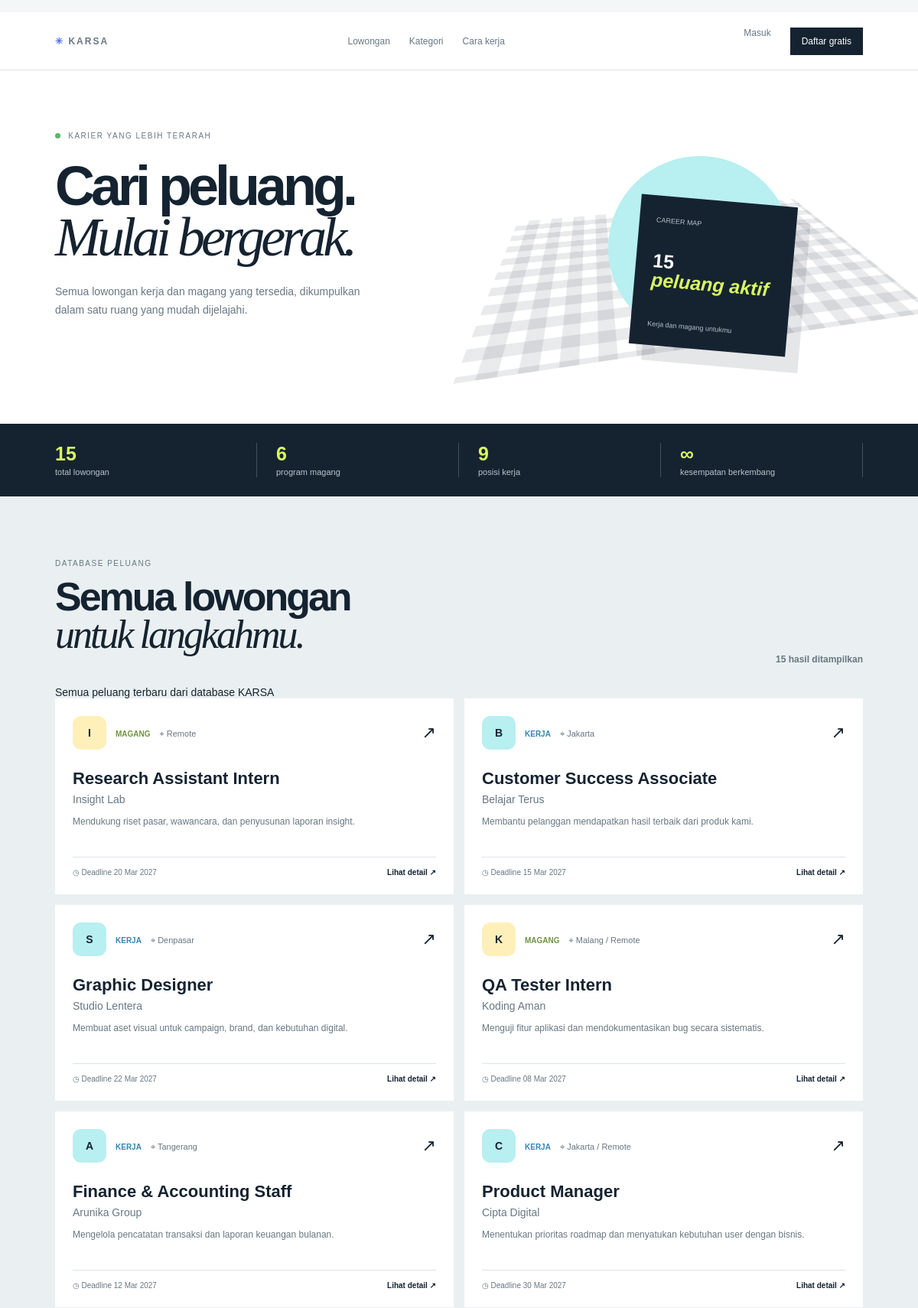
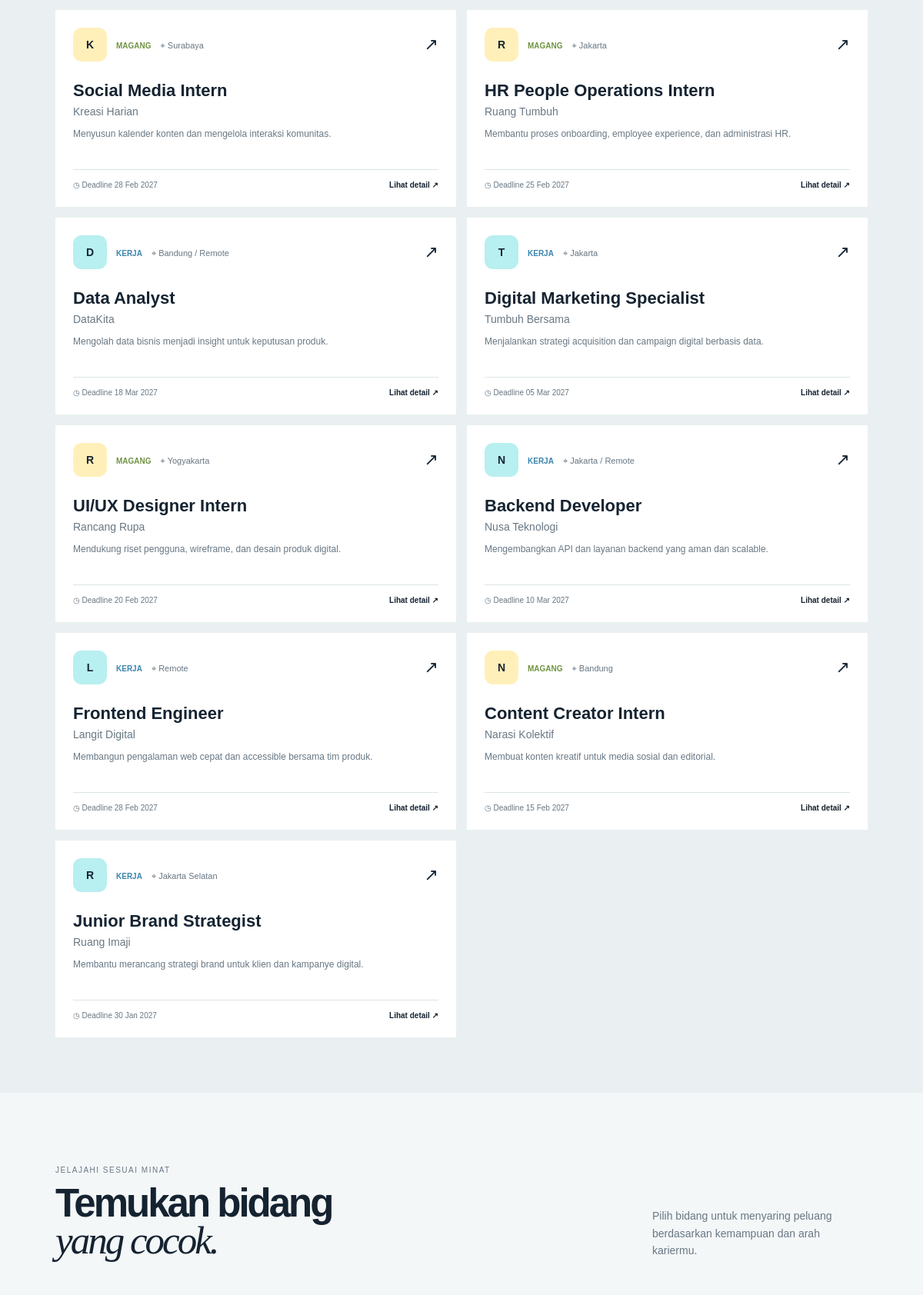
The page / (upper part) on the database its author committed (2 pictures, top to bottom).
### tables this page shows
CREATE TABLE jobs(id INT UNSIGNED AUTO_INCREMENT PRIMARY KEY,title VARCHAR(160) NOT NULL,company VARCHAR(160) NOT NULL,location VARCHAR(120) NOT NULL,type ENUM('Kerja','Magang') NOT NULL,description TEXT NOT NULL,requirements TEXT,deadline DATE,created_at TIMESTAMP DEFAULT CURRENT_TIMESTAMP);

### config.php (called while the page is built, shortened)
<?php
function e($v): string
{
    return htmlspecialchars((string) $v, ENT_QUOTES, 'UTF-8');
}
function user(): ?array
{
    return $_SESSION['user'] ?? null;
}
?>

### index.php (the view, shortened to what this page needs)
<?php
require 'config.php';
$stmt=$pdo->query('SELECT * FROM jobs ORDER BY created_at DESC, id DESC');
$jobs=$stmt->fetchAll();
$total=(int)$pdo->query('SELECT COUNT(*) FROM jobs')->fetchColumn();$intern=(int)$pdo->query("SELECT COUNT(*) FROM jobs WHERE type='Magang'")->fetchColumn();
?><!doctype html><html lang="id"><head><link rel="stylesheet" href="app.css"></head><body>
<header class="topbar"><a class="logo" href="index.php"><i>✳</i> KARSA</a><nav><a class="active" href="#lowongan">Lowongan</a><a href="#kategori">Kategori</a><a href="#cara">Cara kerja</a></nav><div class="account"><?php if(user()):?><a href="dashboard.php">Halo, <?=e(user()['name'])?></a><a class="dark" href="auth.php?action=logout">Keluar</a><?php else:?><a href="login.php">Masuk</a><a class="dark" href="register.php">Daftar gratis</a><?php endif;?></div><button class="menu-toggle">☰</button></header>
<main><section class="hero compact"><div><p class="eyebrow"><span></span> KARIER YANG LEBIH TERARAH</p><h1>Cari peluang.<br><em>Mulai bergerak.</em></h1><p class="lead">Semua lowongan kerja dan magang yang tersedia, dikumpulkan dalam satu ruang yang mudah dijelajahi.</p></div><div class="scene" data-tilt><div class="grid3d"></div><div class="orb"></div><div class="scene-card"><small>CAREER MAP</small><strong><?=number_format($total)?><br><em>peluang aktif</em></strong><span>Kerja dan magang untukmu</span></div></div></section>
<section class="stats"><div><b><?=number_format($total)?></b><span>total lowongan</span></div><div><b><?=number_format($intern)?></b><span>program magang</span></div><div><b><?=number_format($total-$intern)?></b><span>posisi kerja</span></div><div><b>∞</b><span>kesempatan berkembang</span></div></section>
<section class="jobs" id="lowongan"><div class="jobs-heading"><div><p class="eyebrow">DATABASE PELUANG</p><h2>Semua lowongan<br><em>untuk langkahmu.</em></h2></div><strong><?=count($jobs)?> hasil ditampilkan</strong></div><div class="all-jobs-intro">Semua peluang terbaru dari database KARSA</div><div class="all-jobs"><?php if(!$jobs):?><div class="empty"><h3>Data lowongan belum ditemukan</h3><p>Periksa tabel <code>jobs</code> atau hapus filter pencarian.</p><a href="index.php">Tampilkan semua</a></div><?php else: foreach($jobs as $job):?><article class="job-card"><div class="job-top"><span class="job-mark <?=$job['type']==='Magang'?'intern':''?>"><?=e(strtoupper(substr($job['company'],0,1)))?></span><div><span class="badge <?=$job['type']==='Magang'?'intern-badge':''?>"><?=e($job['type'])?></span><span class="place">⌖ <?=e($job['location'])?></span></div><a class="save" href="job.php?id=<?=$job['id']?>">↗</a></div><h3><?=e($job['title'])?></h3><p class="company"><?=e($job['company'])?></p><p class="summary"><?=e(substr($job['description'],0,155))?><?=strlen($job['description'])>155?'...':''?></p><div class="job-foot"><span>◷ <?=e($job['deadline']?'Deadline '.date('d M Y',strtotime($job['deadline'])):'Terbuka')?></span><a href="job.php?id=<?=$job['id']?>">Lihat detail <b>↗</b></a></div></article><?php endforeach;endif;?></div></section>
<section class="section" id="kategori"><div class="section-head"><div><p class="eyebrow">JELAJAHI SESUAI MINAT</p><h2>Temukan bidang<br><em>yang cocok.</em></h2></div><p>Pilih bidang untuk menyaring peluang berdasarkan kemampuan dan arah kariermu.</p></div></section>
</main></body></html>

### app.css (style rules this page uses)
:root { --i:#152331;--m:#687783;--line:#dbe4e8 }
* { box-sizing:border-box }
body { margin:0;background:#f4f7f8;color:#152331;font:14px Arial,sans-serif }
a { color:inherit }
.topbar { height:76px;padding:0 6vw;background:#fff;border-bottom:1px solid #dbe4e8;display:flex;align-items:center;justify-content:space-between }
.logo { text-decoration:none;font-weight:800;letter-spacing:2px }
.logo i { color:#5475df;font-style:normal }
.topbar nav,.account { display:flex;gap:25px }
.topbar a { font-size:12px;text-decoration:none;color:#687783 }
.dark { background:#152331!important;color:#fff!important;padding:11px 15px }
.hero { background:#fff;padding:70px 6vw;display:grid;grid-template-columns:56% 44% }
.eyebrow { font-size:10px;letter-spacing:1.5px;color:#687783 }
.eyebrow span { display:inline-block;width:7px;height:7px;background:#58b76b;border-radius:50%;margin-right:6px }
.hero h1 { font-size:clamp(50px,6vw,82px);line-height:.92;letter-spacing:-5px;margin:27px 0 }
.hero h1 em,h2 em { font-family:Georgia;font-weight:400 }
.lead { max-width:430px;color:#687783;line-height:1.7 }
.scene { position:relative;min-height:350px;transition:.2s }
.scene-card { position:absolute;right:20%;top:100px;width:205px;padding:22px;background:#152331;color:#fff;box-shadow:18px 20px #1523311c;transform:rotate(5deg) }
.scene-card small,.scene-card span { font-size:9px;color:#b4c1c7 }
.scene-card strong { display:block;font-size:25px;line-height:1;margin:35px 0 }
.scene-card em,.how em,.how a { color:#d9fa62 }
.stats { background:#152331;color:#fff;display:grid;grid-template-columns:repeat(4,1fr);padding:25px 6vw }
.stats div { border-right:1px solid #fff3;padding-left:25px }
.stats div:first-child { padding-left:0 }
.stats b { display:block;color:#d9fa62;font-size:25px }
.stats span { font-size:11px;color:#b7c4ca }
.section { padding:85px 6vw }
.section-head { display:flex;justify-content:space-between;align-items:end;margin-bottom:35px }
.section-head h2 { font-size:51px;line-height:.95;letter-spacing:-3px;margin:14px 0 }
.section-head>p { max-width:280px;color:#687783;line-height:1.6 }
.jobs { background:#eaf0f1 }
.compact { padding-bottom:42px }
.jobs { padding:72px 6vw;background:#eaf0f1 }
.jobs-heading { display:flex;justify-content:space-between;align-items:end;max-width:1100px;margin:0 auto 28px }
.jobs-heading h2 { font-size:52px;line-height:.95;letter-spacing:-3px;margin:14px 0 }
.jobs-heading>strong { font-size:12px;color:var(--m) }
.all-jobs { max-width:1100px;margin:auto;display:grid;grid-template-columns:repeat(2,1fr);gap:14px }
.job-card { background:#fff;padding:22px;border:1px solid transparent;transition:.25s }
.job-top { display:flex;align-items:center;gap:12px }
.job-mark { width:44px;height:44px;border-radius:11px;background:#b8eff0;display:grid;place-items:center;font-weight:bold }
.job-mark.intern { background:#fff0ba }
.badge { font-size:10px;text-transform:uppercase;color:#3985af;font-weight:bold }
.intern-badge { color:#709442 }
.place { font-size:11px;color:var(--m);margin-left:12px }
.save { margin-left:auto;font-size:22px;text-decoration:none }
.job-card h3 { font-size:22px;margin:25px 0 6px }
.company { margin:0;color:var(--m) }
.summary { color:var(--m);font-size:12px;line-height:1.6;min-height:38px }
.job-foot { border-top:1px solid var(--line);padding-top:14px;margin-top:17px;display:flex;justify-content:space-between;color:var(--m);font-size:10px }
.job-foot a { color:var(--i);font-weight:bold;text-decoration:none }

### rows shown on the page
jobs: company "I", type "MAGANG", location "Remote", title "Research Assistant Intern", company "Insight Lab", description "Mendukung riset pasar, wawancara, dan penyusunan laporan insight.", deadline "Deadline 20 Mar 2027"
jobs: company "B", type "KERJA", location "Jakarta", title "Customer Success Associate", company "Belajar Terus", description "Membantu pelanggan mendapatkan hasil terbaik dari produk kami.", deadline "Deadline 15 Mar 2027"
jobs: company "S", type "KERJA", location "Denpasar", title "Graphic Designer", company "Studio Lentera", description "Membuat aset visual untuk campaign, brand, dan kebutuhan digital.", deadline "Deadline 22 Mar 2027"
jobs: company "K", type "MAGANG", location "Malang / Remote", title "QA Tester Intern", company "Koding Aman", description "Menguji fitur aplikasi dan mendokumentasikan bug secara sistematis.", deadline "Deadline 08 Mar 2027"
jobs: company "A", type "KERJA", location "Tangerang", title "Finance & Accounting Staff", company "Arunika Group", description "Mengelola pencatatan transaksi dan laporan keuangan bulanan.", deadline "Deadline 12 Mar 2027"
jobs: company "C", type "KERJA", location "Jakarta / Remote", title "Product Manager", company "Cipta Digital", description "Menentukan prioritas roadmap dan menyatukan kebutuhan user dengan bisnis.", deadline "Deadline 30 Mar 2027"
jobs: company "K", type "MAGANG", location "Surabaya", title "Social Media Intern", company "Kreasi Harian", description "Menyusun kalender konten dan mengelola interaksi komunitas.", deadline "Deadline 28 Feb 2027"
jobs: company "R", type "MAGANG", location "Jakarta", title "HR People Operations Intern", company "Ruang Tumbuh", description "Membantu proses onboarding, employee experience, dan administrasi HR.", deadline "Deadline 25 Feb 2027"
jobs: company "D", type "KERJA", location "Bandung / Remote", title "Data Analyst", company "DataKita", description "Mengolah data bisnis menjadi insight untuk keputusan produk.", deadline "Deadline 18 Mar 2027"
jobs: company "T", type "KERJA", location "Jakarta", title "Digital Marketing Specialist", company "Tumbuh Bersama", description "Menjalankan strategi acquisition dan campaign digital berbasis data.", deadline "Deadline 05 Mar 2027"
jobs: company "R", type "MAGANG", location "Yogyakarta", title "UI/UX Designer Intern", company "Rancang Rupa", description "Mendukung riset pengguna, wireframe, dan desain produk digital.", deadline "Deadline 20 Feb 2027"
jobs: company "N", type "KERJA", location "Jakarta / Remote", title "Backend Developer", company "Nusa Teknologi", description "Mengembangkan API dan layanan backend yang aman dan scalable.", deadline "Deadline 10 Mar 2027"
jobs: company "L", type "KERJA", location "Remote", title "Frontend Engineer", company "Langit Digital", description "Membangun pengalaman web cepat dan accessible bersama tim produk.", deadline "Deadline 28 Feb 2027"
jobs: company "N", type "MAGANG", location "Bandung", title "Content Creator Intern", company "Narasi Kolektif", description "Membuat konten kreatif untuk media sosial dan editorial.", deadline "Deadline 15 Feb 2027"
jobs: company "R", type "KERJA", location "Jakarta Selatan", title "Junior Brand Strategist", company "Ruang Imaji", description "Membantu merancang strategi brand untuk klien dan kampanye digital.", deadline "Deadline 30 Jan 2027"

### other values the page prints
$total "15"
$intern "6"
$total-$intern "9"
count($jobs) "15"
